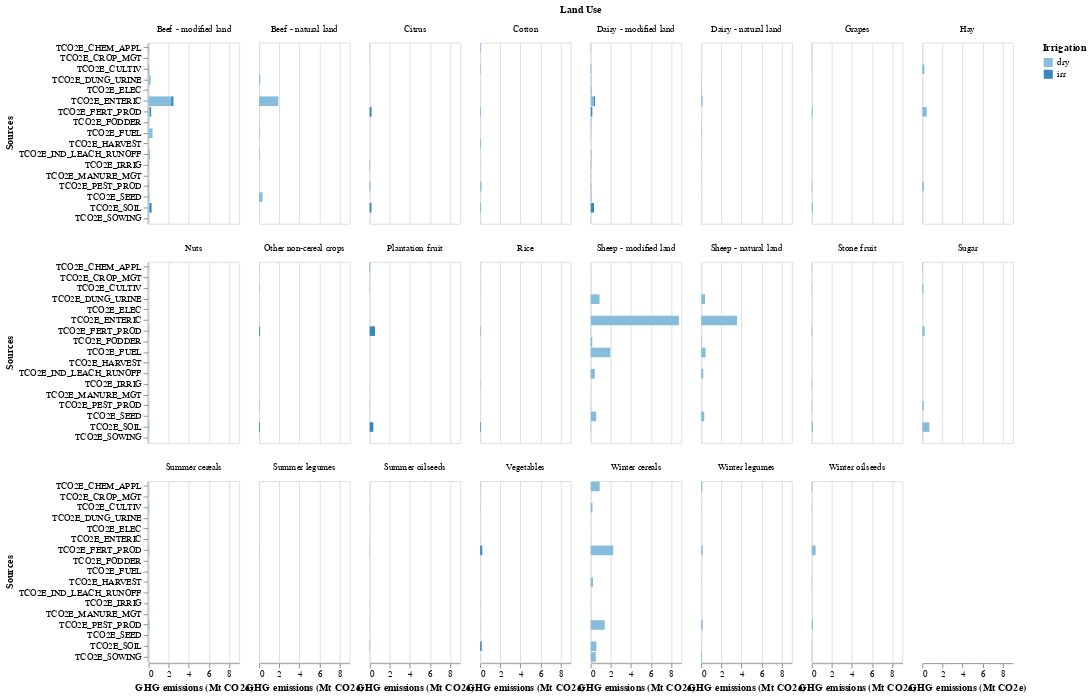

The code cell stored with this chart in its notebook:
### Code cell
alt.Chart(GHG_ag_lu_source).mark_bar().encode(
    facet=alt.Facet('Land Use:O', columns=8),
    x="GHG emissions (Mt CO2e):Q",
    y="Sources:O",
    color="Irrigation:O",
).properties(width=100,height=200)

### Figure 1 — Vega-Lite specification as saved in the notebook (floating-point values rounded to 4 significant figures; data arrays with more than 128 entries replaced by an {"elided": "..."} marker saying what was removed)
{"config": {"view": {"continuousWidth": 300, "continuousHeight": 300}}, "data": {"name": "data-350d5cfd3149ab82c3763bb43feaf019"}, "mark": {"type": "bar"}, "encoding": {"color": {"field": "Irrigation", "type": "ordinal"}, "facet": {"columns": 8, "field": "Land Use", "type": "ordinal"}, "x": {"field": "GHG emissions (Mt CO2e)", "type": "quantitative"}, "y": {"field": "Sources", "type": "ordinal"}}, "height": 200, "width": 100, "$schema": "https://vega.github.io/schema/vega-lite/v5.15.1.json", "datasets": {"data-350d5cfd3149ab82c3763bb43feaf019": {"elided": "467 records"}}}
